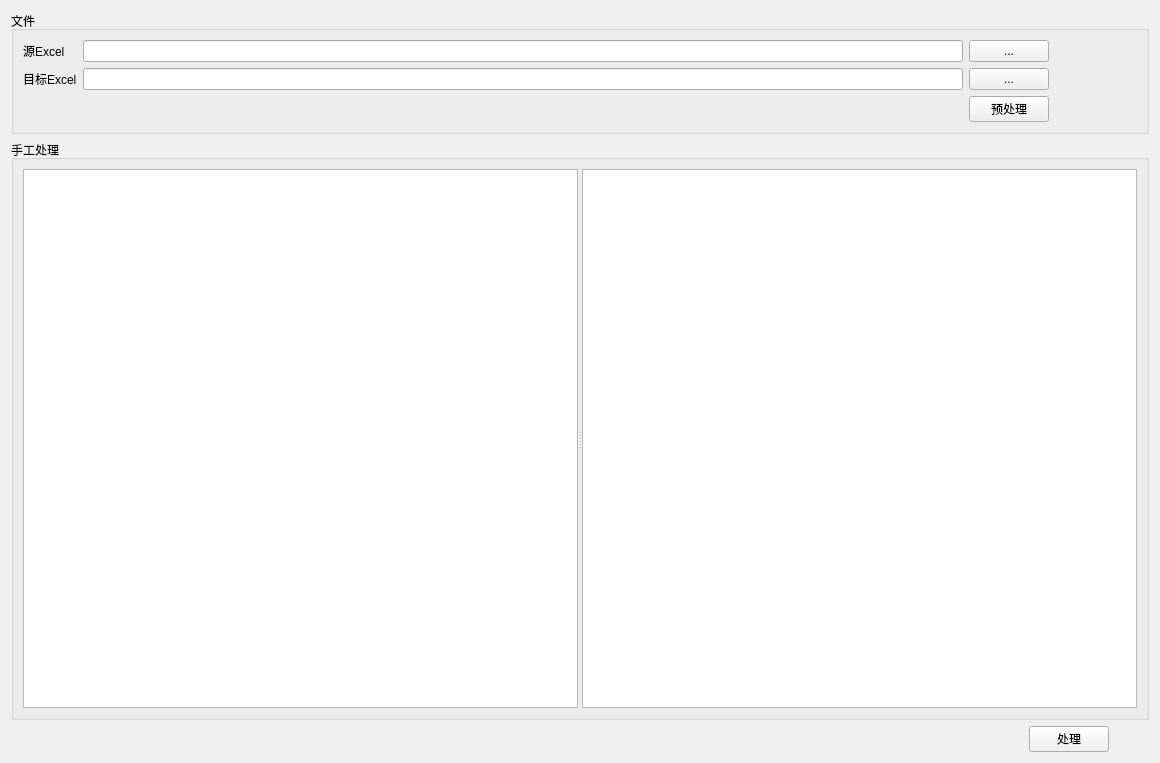
<?xml version="1.0" encoding="UTF-8"?>
<ui version="4.0">
 <class>Form</class>
 <widget class="QWidget" name="Form">
  <property name="geometry">
   <rect>
    <x>0</x>
    <y>0</y>
    <width>1160</width>
    <height>763</height>
   </rect>
  </property>
  <property name="windowTitle">
   <string>Form</string>
  </property>
  <layout class="QGridLayout" name="gridLayout_3" rowstretch="0,1,0">
   <item row="0" column="0">
    <widget class="QGroupBox" name="groupBox">
     <property name="title">
      <string>文件</string>
     </property>
     <layout class="QHBoxLayout" name="horizontalLayout_2" stretch="1,0">
      <item>
       <layout class="QVBoxLayout" name="verticalLayout">
        <item>
         <layout class="QGridLayout" name="gridLayout" columnstretch="0,1,0">
          <item row="0" column="0">
           <widget class="QLabel" name="label">
            <property name="text">
             <string>源Excel</string>
            </property>
           </widget>
          </item>
          <item row="0" column="1">
           <widget class="QLineEdit" name="text_src"/>
          </item>
          <item row="0" column="2">
           <widget class="QPushButton" name="btn_src">
            <property name="text">
             <string>...</string>
            </property>
           </widget>
          </item>
          <item row="1" column="0">
           <widget class="QLabel" name="label_2">
            <property name="text">
             <string>目标Excel</string>
            </property>
           </widget>
          </item>
          <item row="1" column="1">
           <widget class="QLineEdit" name="text_dst"/>
          </item>
          <item row="1" column="2">
           <widget class="QPushButton" name="btn_dst">
            <property name="text">
             <string>...</string>
            </property>
           </widget>
          </item>
         </layout>
        </item>
        <item>
         <layout class="QHBoxLayout" name="horizontalLayout_3" stretch="1,0">
          <item>
           <spacer name="horizontalSpacer">
            <property name="orientation">
             <enum>Qt::Horizontal</enum>
            </property>
            <property name="sizeHint" stdset="0">
             <size>
              <width>588</width>
              <height>20</height>
             </size>
            </property>
           </spacer>
          </item>
          <item>
           <widget class="QPushButton" name="btn_preprocess">
            <property name="text">
             <string>预处理</string>
            </property>
           </widget>
          </item>
         </layout>
        </item>
       </layout>
      </item>
      <item>
       <spacer name="horizontalSpacer_4">
        <property name="orientation">
         <enum>Qt::Horizontal</enum>
        </property>
        <property name="sizeHint" stdset="0">
         <size>
          <width>88</width>
          <height>20</height>
         </size>
        </property>
       </spacer>
      </item>
     </layout>
    </widget>
   </item>
   <item row="1" column="0">
    <widget class="QGroupBox" name="groupBox_2">
     <property name="title">
      <string>手工处理</string>
     </property>
     <layout class="QGridLayout" name="gridLayout_2">
      <item row="0" column="0">
       <widget class="QSplitter" name="splitter">
        <property name="orientation">
         <enum>Qt::Horizontal</enum>
        </property>
        <widget class="QPlainTextEdit" name="text_manul"/>
        <widget class="QTextBrowser" name="text_explain"/>
       </widget>
      </item>
     </layout>
    </widget>
   </item>
   <item row="2" column="0">
    <layout class="QHBoxLayout" name="horizontalLayout" stretch="1,0,0">
     <item>
      <spacer name="horizontalSpacer_2">
       <property name="orientation">
        <enum>Qt::Horizontal</enum>
       </property>
       <property name="sizeHint" stdset="0">
        <size>
         <width>568</width>
         <height>20</height>
        </size>
       </property>
      </spacer>
     </item>
     <item>
      <widget class="QPushButton" name="btn_process">
       <property name="text">
        <string>处理</string>
       </property>
      </widget>
     </item>
     <item>
      <spacer name="horizontalSpacer_3">
       <property name="orientation">
        <enum>Qt::Horizontal</enum>
       </property>
       <property name="sizeHint" stdset="0">
        <size>
         <width>40</width>
         <height>20</height>
        </size>
       </property>
      </spacer>
     </item>
    </layout>
   </item>
  </layout>
 </widget>
 <resources/>
 <connections/>
</ui>
